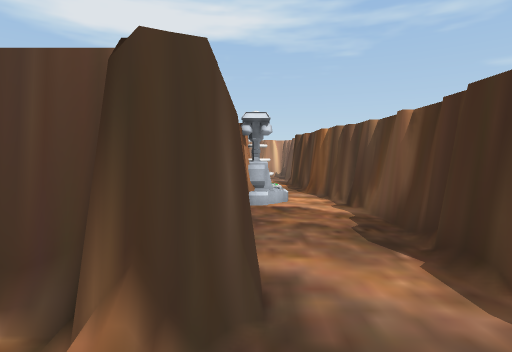
View 1 (above)

16 first-person views from a walk through a Unity game level. The camera is 1.2 m above the floor, tilts 4° down and sees 80° across. The floor is counted in squares, 1 m on a side. Each view is taken from the middle of a square. On the plan, view 1 faces up. The plan holds only what a view shows up to about 13 squares ahead; the rest is blank. The place goes on beyond the plan. Some surface patterns are stand-ins.

View 2
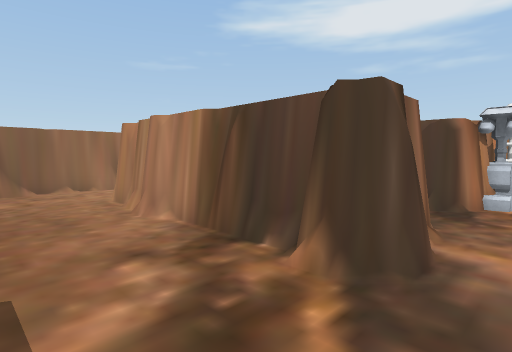

View 3
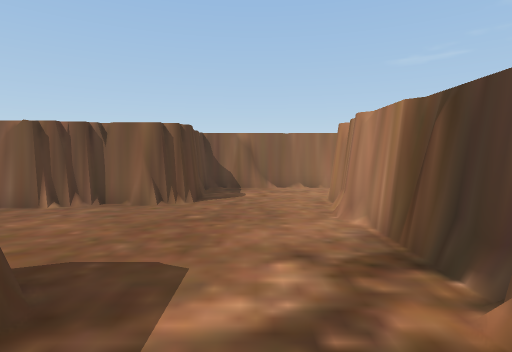

View 4
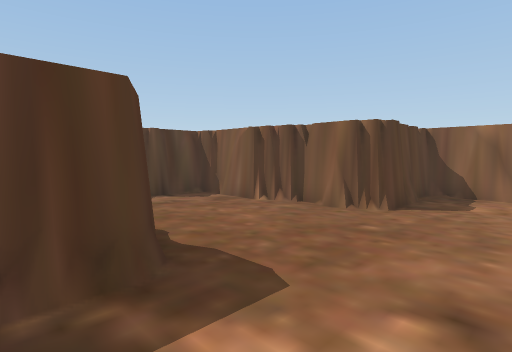

View 5
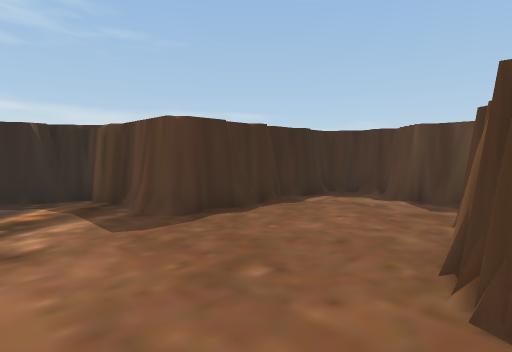

View 6
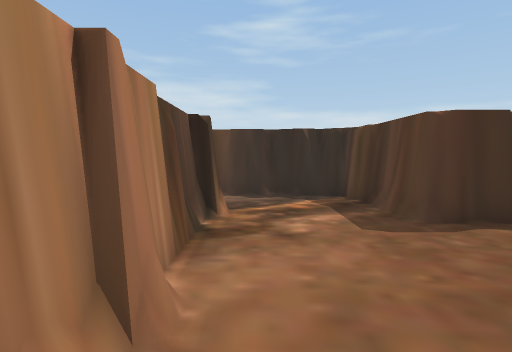

View 7
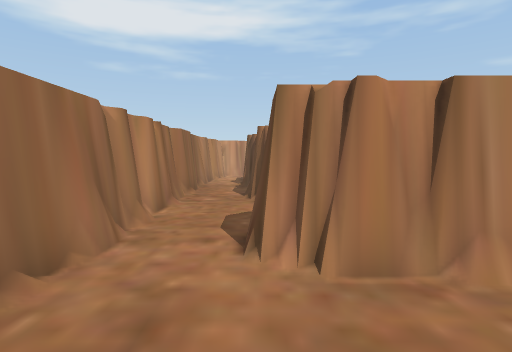

View 8
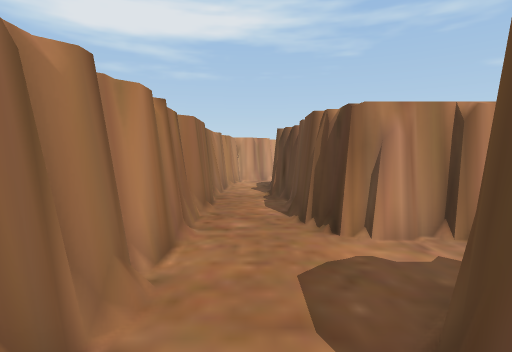

View 9
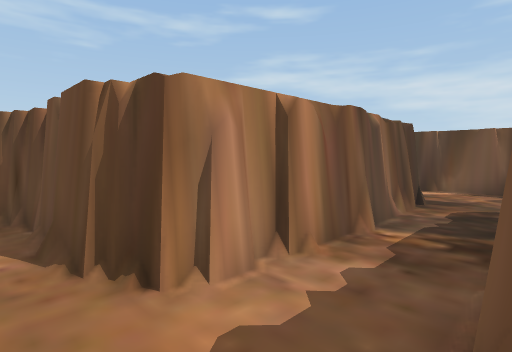

View 10
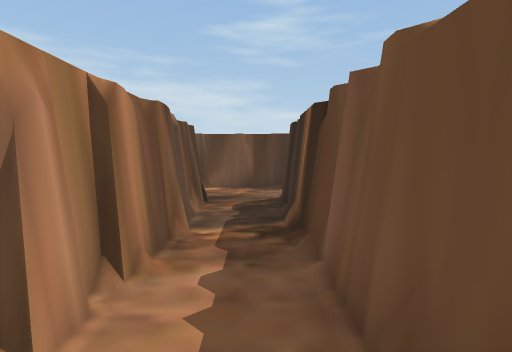

View 11
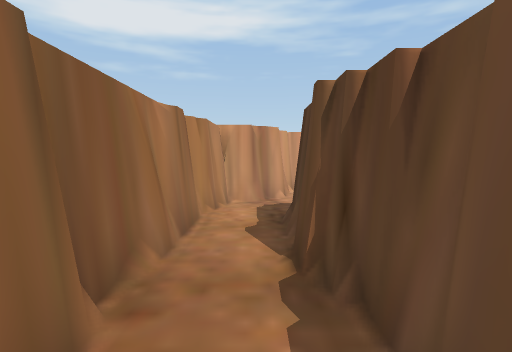

View 12
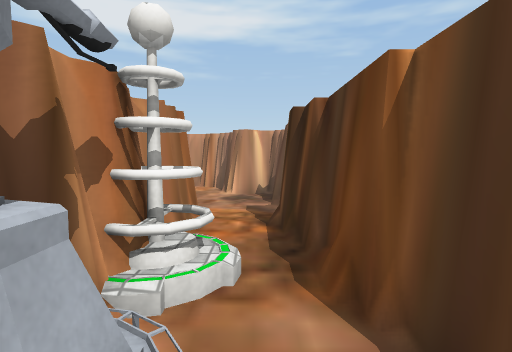

View 13
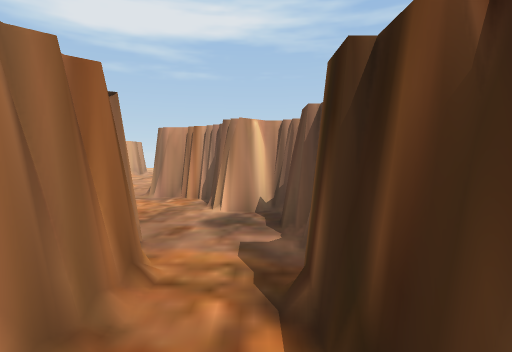

View 14
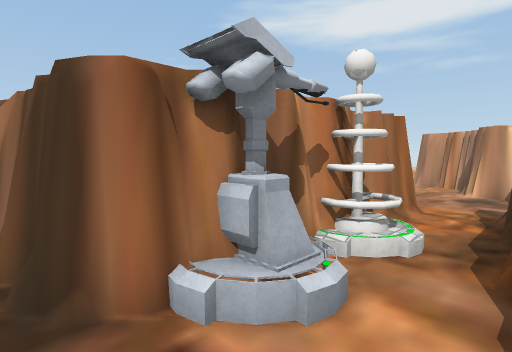

View 15
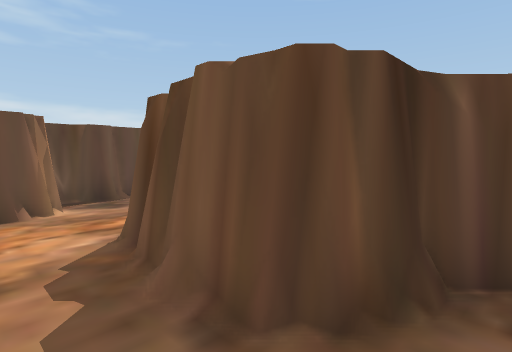

View 16
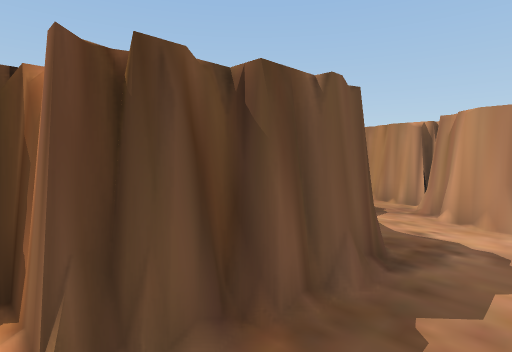

### Floor plan
Key: @ floor where view 1 was taken; # wall or solid block; . floor; = window, fence, low wall or low ledge; O other object.
Columns run from 10 left of view 1 to 3 right of it. Each row starts with its distance up from view 1.
 18   #.......#
 17  ##.......###
 16 ##..#####...#
 15 #...#  ##...#
 14 #.###   ##..#
 13 #.#      ##.#
 12 #.#      ##=#
 11 #.#      #..#
 10 #.#      #O.#
  9 #.#      #O.#
  8 #.#      ##.##
  7 #.###  ####.##
  6 #..######=...#
  5 #............#
  4 #.########...#
  3 #.#########..#
  2 #..########..#
  1 #...........##
  0 #.........@.##
 -1 #...........##
 -2 ####.....####
 -3    ##....#
 -4    ##....#
 -5     #....#
 -6     #....#
 -7     #...##
 -8     ######
 -9         #

Where each view was taken, in squares from view 1:
view 1: 0 up, 0 right, facing up
view 2: 1 down, 1 right, facing up-left
view 3: 0 up, 1 right, facing left
view 4: 1 up, 0 right, facing down-left
view 5: 1 up, 7 left, facing down-right
view 6: 1 up, 7 left, facing right
view 7: 1 down, 8 left, facing up
view 8: 2 up, 9 left, facing up
view 9: 4 up, 9 left, facing up-right
view 10: 5 up, 9 left, facing right
view 11: 8 up, 9 left, facing up
view 12: 7 up, 1 right, facing up
view 13: 10 up, 1 right, facing up
view 14: 6 up, 2 right, facing up-left
view 15: 18 up, 7 left, facing down-right
view 16: 18 up, 2 left, facing down-left
